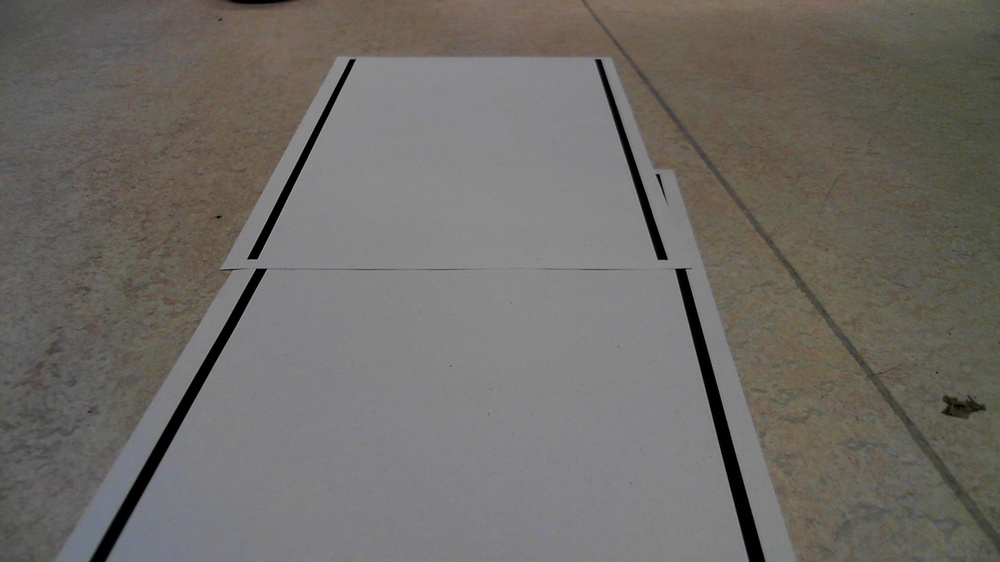
//> input picture lane_detection/size14.jpg, 1000 x 562 px, shrunk from 1920 x 1080 before the run
$ ./ImagePreProcessing   (built with g++ and OpenCV 4)
//> lines starting //> are read from the running program, lines starting //| are printed output that depends on the picture; after the words box and inside, x2 and y2 are one past the last pixel; in counts of white or black regions, pixels touching at a corner belong together
//> further down, image is the input picture: 562 rows x 1000 cols, CV_8UC3; mean B, G, R 102.8, 107.5, 110.6
### lane_detection/image_preprocessing/ImagePreProcessing.h
#include <opencv2/opencv.hpp>


class ImagePreProcessing
{
    public:
        cv::Mat convert_to_gray(cv::Mat image);
        cv::Mat gaussianBlur(cv::Mat image);
        cv::Mat canny_edge_detection(cv::Mat image);
        cv::Mat create_mask(cv::Size imageSize);
        cv::Mat create_bigger_mask(cv::Size imageSize);
        cv::Mat apply_mask_to_image(cv::Mat image, cv::Mat mask);


        //TESTING PORPUSE//
        cv::Mat canny_edge_detection(cv::Mat image, int minVal, int maxVal);
        cv::Mat gaussianBlur(cv::Mat image, int kernelSize);
        cv::Mat hough_lines(cv::Mat edgesImage, double rho, double theta, int threshold, int minLineLength, int maxLineGap);
};

### lane_detection/image_preprocessing/ImagePreProcessing.cpp
#include "ImagePreProcessing.h"


cv::Mat ImagePreProcessing::convert_to_gray(cv::Mat image)
{
    cv::Mat grayImage;
    cv::cvtColor(image, grayImage, cv::COLOR_BGR2GRAY);
    return grayImage;
}

// [97 lines left out: functions gaussianBlur, canny_edge_detection, create_mask, create_bigger_mask, apply_mask_to_image, not called in this run]

cv::Mat ImagePreProcessing::gaussianBlur(cv::Mat image, int kernelSize) {
//> called with kernelSize = 5
    cv::Mat gaussianBlurImage;
    cv::GaussianBlur(image, gaussianBlurImage, cv::Size(kernelSize, kernelSize), 0, 0);
    return gaussianBlurImage;
}

cv::Mat ImagePreProcessing::canny_edge_detection(cv::Mat image, int minVal, int maxVal) {
//> called with minVal = 240, maxVal = 255
    cv::Mat edgesImage;
    cv::Canny(image, edgesImage, minVal, maxVal);
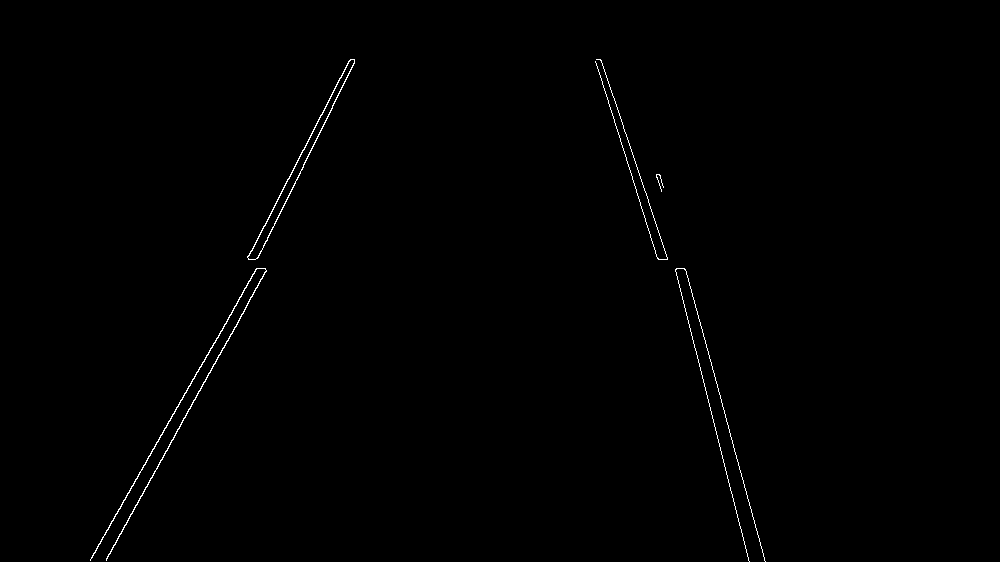
//> edgesImage: 562 rows x 1000 cols, CV_8UC1; 0.46% white in thin lines or dots, all inside (x1, y1, x2, y2) = (90, 59, 766, 562)
    return edgesImage;
}


//TESTING PORPUSE//

void onTrackbarChange(int, void* userdata) {
    // Retrieve the user data
    std::tuple<ImagePreProcessing*, cv::Mat, int*, int*, int*, int*, int*, int*>* data = static_cast<std::tuple<ImagePreProcessing*, cv::Mat, int*, int*, int*, int*, int*, int*>*>(userdata);
    ImagePreProcessing* processor = std::get<0>(*data);
    cv::Mat image = std::get<1>(*data);
    int* minVal = std::get<2>(*data);
    int* maxVal = std::get<3>(*data);
    int* kernelSize = std::get<4>(*data);
    int* houghThreshold = std::get<5>(*data);
    int* minLineLength = std::get<6>(*data);
    int* maxLineGap = std::get<7>(*data);

    // Ensure kernelSize is a positive odd number
    if (*kernelSize % 2 == 0) {
        (*kernelSize)++;
    }
    if (*kernelSize <= 0) {
        *kernelSize = 1;
    }

    // Default values for HoughLinesP parameters
    double rho = 1;
    double theta = CV_PI / 180;

    // Process the image
    cv::Mat grayImage = processor->convert_to_gray(image);
    cv::Mat blurredImage = processor->gaussianBlur(grayImage, *kernelSize);
    cv::Mat edgesImage = processor->canny_edge_detection(blurredImage, *minVal, *maxVal);
    cv::Mat linesImage = processor->hough_lines(edgesImage, rho, theta, *houghThreshold, *minLineLength, *maxLineGap);

    // Show the result
    cv::imshow("Edges", edgesImage);
    cv::imshow("Lines", linesImage);
}

cv::Mat ImagePreProcessing::hough_lines(cv::Mat edgesImage, double rho, double theta, int threshold, int minLineLength, int maxLineGap) {
//> called with rho = 1, theta = 0.0175, threshold = 75, minLineLength = 200, maxLineGap = 70
    std::vector<cv::Vec4i> lines;
    cv::HoughLinesP(edgesImage, lines, rho, theta, threshold, minLineLength, maxLineGap);
//> lines = 7 lines (x1, y1, x2, y2): [675, 269, 739, 525], [106, 560, 266, 270], [91, 557, 257, 268], [106, 558, 265, 271], [686, 271, 764, 560], [123, 500, 256, 269], [232, 310, 354, 60]
    cv::Mat lineImage = cv::Mat::zeros(edgesImage.size(), CV_8UC3);
    for (const auto& line : lines) {
        cv::line(lineImage, cv::Point(line[0], line[1]), cv::Point(line[2], line[3]), cv::Scalar(0, 255, 0), 1, cv::LINE_AA);
    }
//> this loop made 7 passes
    return lineImage;
}


int main() {
    // Read the image
    std::string imagePath = "../size14.jpg"; // Change to your image path
    cv::Mat image = cv::imread(imagePath);
    if (image.empty()) {
        std::cerr << "Error: Could not open image" << std::endl;
        return -1;
    }

    // Initialize the processor
    ImagePreProcessing processor;

    // Parameters for trackbars
    int minVal = 240;
    int maxVal = 255;
    int kernelSize = 5;
    int houghThreshold = 75;
    int minLineLength = 200;
    int maxLineGap = 70;

    // Default values for HoughLinesP parameters
    double rho = 1;
    double theta = CV_PI / 180;

    // Create windows
    cv::namedWindow("Edges", cv::WINDOW_AUTOSIZE);
    cv::namedWindow("Lines", cv::WINDOW_AUTOSIZE);

    // Create trackbars
    cv::createTrackbar("Min Val", "Edges", &minVal, 255, onTrackbarChange, new std::tuple<ImagePreProcessing*, cv::Mat, int*, int*, int*, int*, int*, int*>(&processor, image, &minVal, &maxVal, &kernelSize, &houghThreshold, &minLineLength, &maxLineGap));
    cv::createTrackbar("Max Val", "Edges", &maxVal, 255, onTrackbarChange, new std::tuple<ImagePreProcessing*, cv::Mat, int*, int*, int*, int*, int*, int*>(&processor, image, &minVal, &maxVal, &kernelSize, &houghThreshold, &minLineLength, &maxLineGap));
    cv::createTrackbar("Kernel Size", "Edges", &kernelSize, 31, onTrackbarChange, new std::tuple<ImagePreProcessing*, cv::Mat, int*, int*, int*, int*, int*, int*>(&processor, image, &minVal, &maxVal, &kernelSize, &houghThreshold, &minLineLength, &maxLineGap));
    cv::createTrackbar("Threshold", "Lines", &houghThreshold, 200, onTrackbarChange, new std::tuple<ImagePreProcessing*, cv::Mat, int*, int*, int*, int*, int*, int*>(&processor, image, &minVal, &maxVal, &kernelSize, &houghThreshold, &minLineLength, &maxLineGap));
    cv::createTrackbar("Min Line Len", "Lines", &minLineLength, 300, onTrackbarChange, new std::tuple<ImagePreProcessing*, cv::Mat, int*, int*, int*, int*, int*, int*>(&processor, image, &minVal, &maxVal, &kernelSize, &houghThreshold, &minLineLength, &maxLineGap));
    cv::createTrackbar("Max Line Gap", "Lines", &maxLineGap, 300, onTrackbarChange, new std::tuple<ImagePreProcessing*, cv::Mat, int*, int*, int*, int*, int*, int*>(&processor, image, &minVal, &maxVal, &kernelSize, &houghThreshold, &minLineLength, &maxLineGap));

    // Initial call to display the image
    onTrackbarChange(0, new std::tuple<ImagePreProcessing*, cv::Mat, int*, int*, int*, int*, int*, int*>(&processor, image, &minVal, &maxVal, &kernelSize, &houghThreshold, &minLineLength, &maxLineGap));

    // Wait for the user to press a key
    cv::waitKey(0);
    return 0;
}

$ run again, with lane_detection/size1.jpg copied over lane_detection/size14.jpg
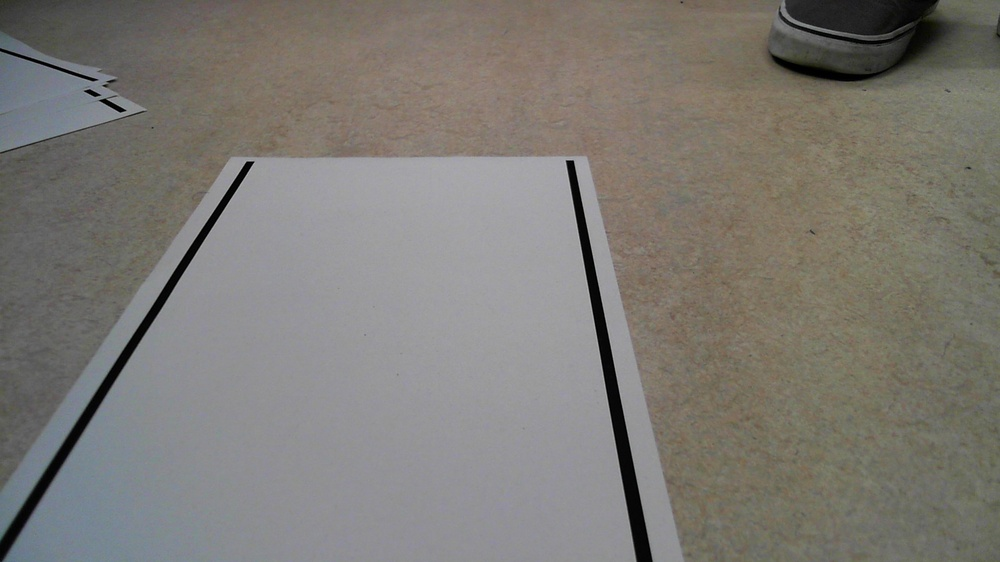
//> input picture lane_detection/size1.jpg, 1000 x 562 px, shrunk from 1920 x 1080 before the run
//> image is the input picture: 562 rows x 1000 cols, CV_8UC3; mean B, G, R 116.4, 121.8, 124.9
//> in convert_to_gray, `cv::cvtColor(image, grayImage, cv::COLOR_BGR2GRAY);`:
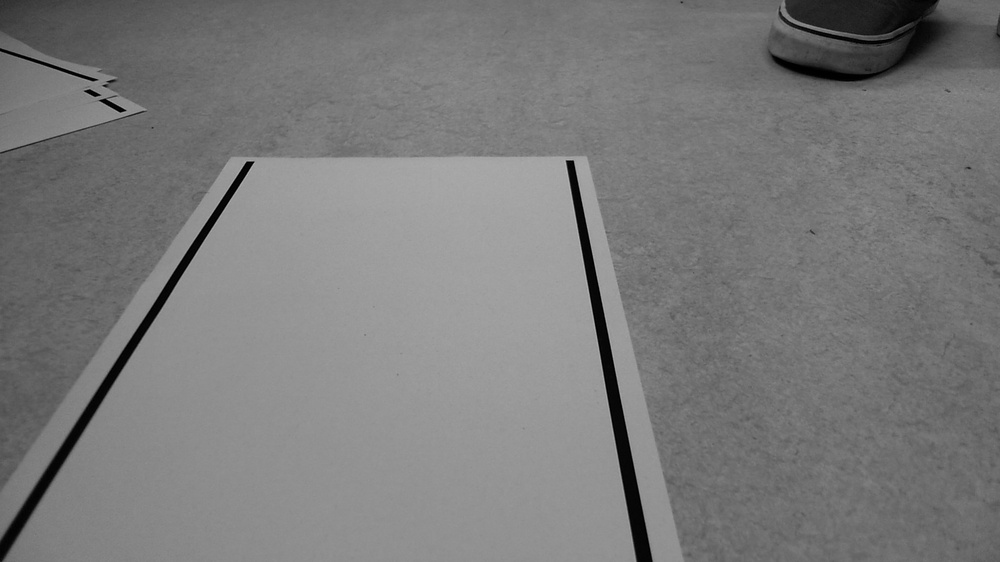
//> grayImage: 562 rows x 1000 cols, CV_8UC1; min 0, max 186, mean 122.1
//> in canny_edge_detection, `cv::Canny(image, edgesImage, minVal, maxVal);`:
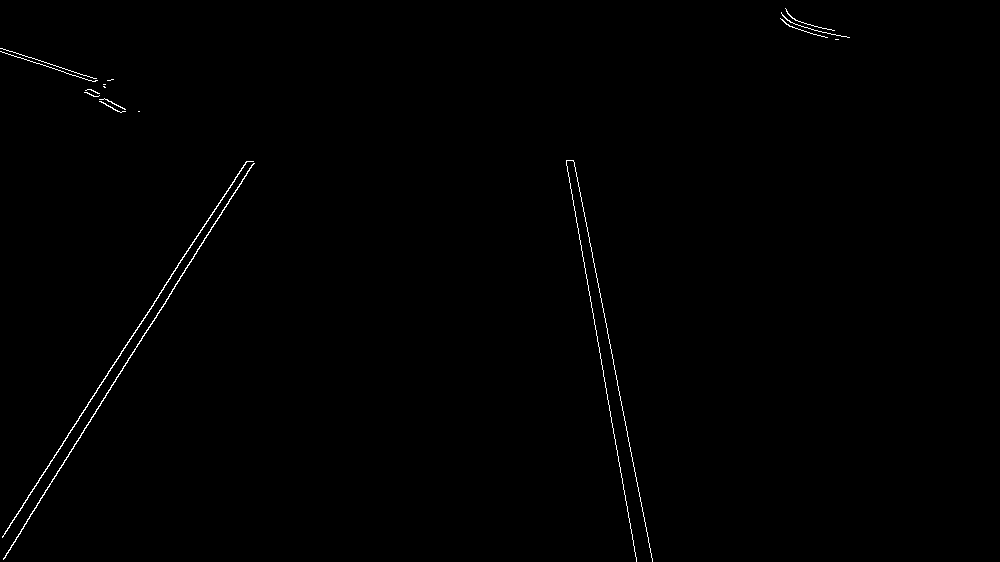
//> edgesImage: 562 rows x 1000 cols, CV_8UC1; 0.46% white in thin lines or dots, all inside (x1, y1, x2, y2) = (0, 8, 850, 562)
//> lines = 6 lines (x1, y1, x2, y2): [566, 160, 636, 560], [4, 558, 252, 161], [2, 537, 246, 161], [5, 531, 237, 174], [574, 162, 652, 561], [3, 559, 146, 330]
//> the loop in hough_lines, `for (const auto& line : lines)` made 6 passes

$ run again, with lane_detection/size10.jpg copied over lane_detection/size14.jpg
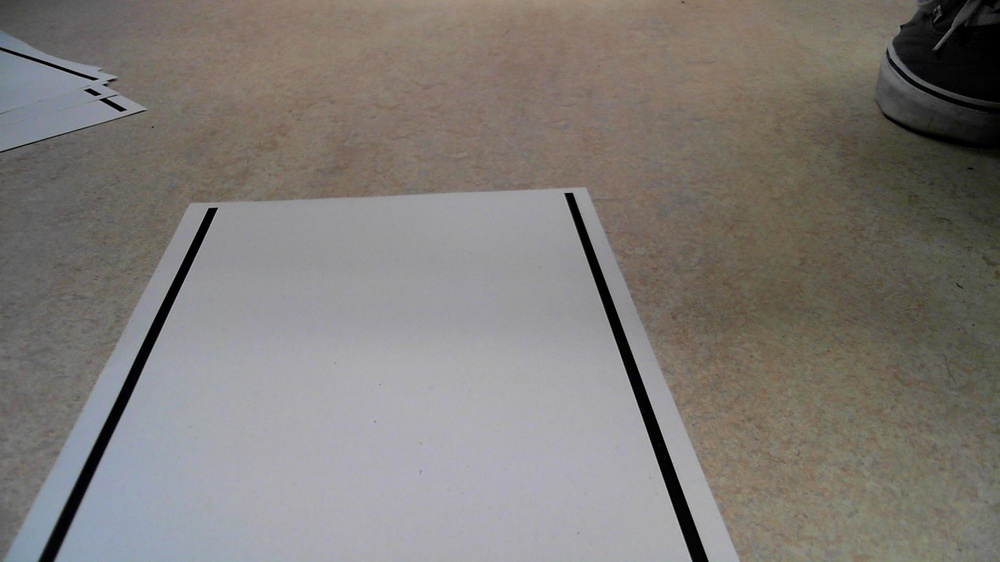
//> input picture lane_detection/size10.jpg, 1000 x 562 px, shrunk from 1920 x 1080 before the run
//> image is the input picture: 562 rows x 1000 cols, CV_8UC3; mean B, G, R 118.4, 122.7, 126.9
//> in canny_edge_detection, `cv::Canny(image, edgesImage, minVal, maxVal);`:
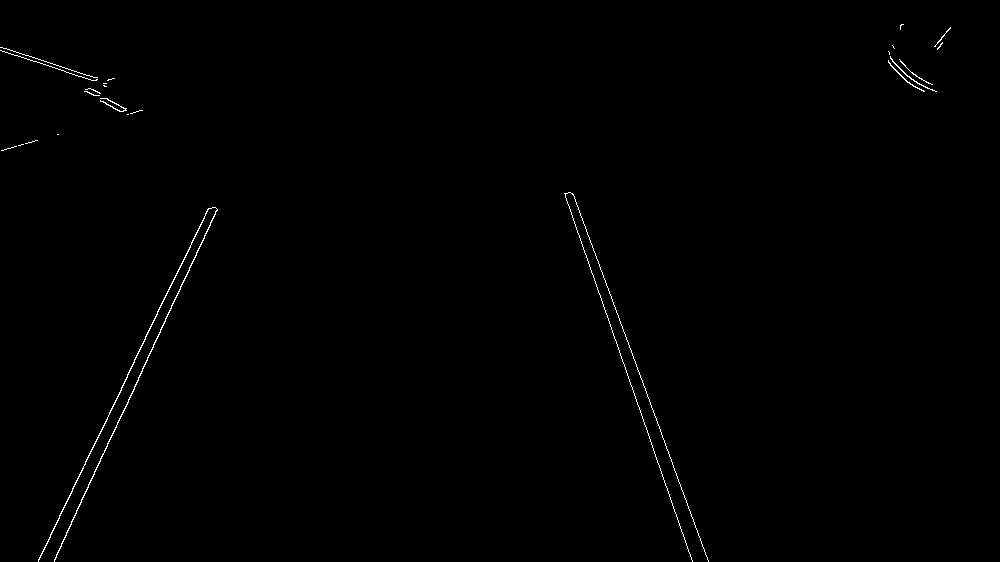
//> edgesImage: 562 rows x 1000 cols, CV_8UC1; 0.43% white in thin lines or dots
//> lines = 5 lines (x1, y1, x2, y2): [54, 560, 217, 209], [595, 253, 708, 561], [565, 193, 692, 561], [38, 559, 209, 208], [61, 543, 216, 210]
//> the loop in hough_lines, `for (const auto& line : lines)` made 5 passes
